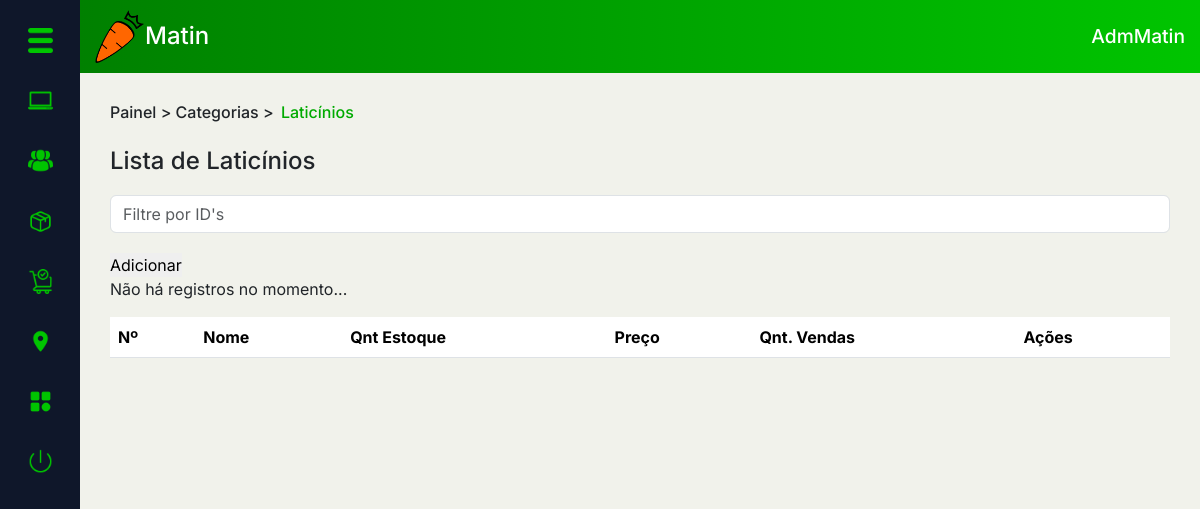
The page /PAGES/dashboard.php?page=cat_list&idCat=2 (signed in) on the database as committed earlier.
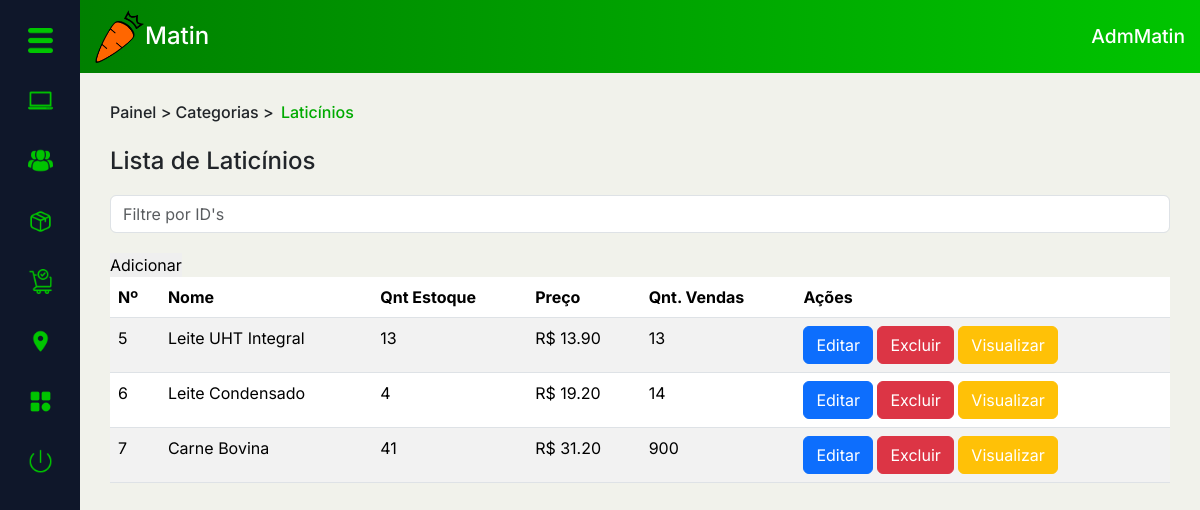
The same page on the database as committed later.
### tables this page shows
CREATE TABLE `usuario` (
  `idUsu` int(11) NOT NULL,
  `nome_usu` varchar(50) NOT NULL,
  `ativo` enum('0','1') NOT NULL DEFAULT '1',
  `data_criacao` date NOT NULL,
  `email_usu` varchar(100) NOT NULL,
  `senha_usu` varchar(45) NOT NULL,
  `tel_usu` varchar(45) NOT NULL,
  `fotos_usu` varchar(45) NOT NULL DEFAULT 'sem_foto.png',
  `premium` enum('0','1') NOT NULL,
  `NR` varchar(45) NOT NULL,
  `comp` varchar(45) NOT NULL,
  `TCIR` enum('CPF','CNPJ') NOT NULL,
  `NRCIR` varchar(45) NOT NULL,
  `nvl_usu` enum('A','F','C') NOT NULL DEFAULT 'C',
  `Local_CEP` int(11) NOT NULL,
  `tipoLocal` enum('casa','trabalho') NOT NULL,
  `infoAddLocal` varchar(100) NOT NULL,
  `qnt_vendas_usuario` int(11) NOT NULL DEFAULT 0,
  `visto_por_ultimo` datetime DEFAULT NULL,
  `usu_online` tinyint(1) DEFAULT 0
);

CREATE TABLE `categoria` (
  `idCategoria` int(11) NOT NULL,
  `nome_cat` varchar(45) NOT NULL,
  `img_cat` varchar(300) DEFAULT 'sem_foto.png',
  `desc_cat` varchar(100) DEFAULT NULL,
  `qnt_vis` int(11) DEFAULT NULL
);

CREATE TABLE `produto` (
  `idProduto` int(11) NOT NULL,
  `nome_prod` varchar(100) NOT NULL,
  `qnt_prod_estoque` int(11) NOT NULL,
  `data_criacao_prod` date NOT NULL,
  `preco_prod` decimal(5,2) NOT NULL,
  `fotos_prod` varchar(100) NOT NULL DEFAULT 'sem_foto.png',
  `qnt_vendas` int(11) NOT NULL,
  `promocao` int(11) DEFAULT NULL,
  `parcela` int(11) DEFAULT NULL,
  `idCategoria` int(11) NOT NULL
);

### MODEL/autenticacao.php (called while the page is built, shortened)
<?php
function pegarIDUsuario(){
    return $_SESSION['idUsu'];
}
?>

### PAGES/DASHBOARD/cat_list.php (the view, shortened to what this page needs)
<?php
$idCat = $_REQUEST['idCat'] ?? "";
?>
<?php
if ($idCat != "geral") {
?>
    <div class="conteudo" id="conteudo3">
        <div class="top-cont">
            <div class="local">
                <?php
                $pagina = 1;
                $limite = 4;
                $inicio = ($pagina * $limite) - $limite;
                $selectQ = "SELECT * FROM categoria WHERE idCategoria = $idCat ORDER BY idCategoria LIMIT $inicio,$limite";
                $selectP = $cx->prepare($selectQ);
                $selectP->execute();
                $dado = $selectP->fetch(PDO::FETCH_ASSOC);
                ?>
                <h6><a href="../DASHBOARD/adminDash.php">Painel</a> > Categorias > <mark><?php echo $dado['nome_cat'] ?></mark></h6>
            </div>
        </div>
        <div class="main-cont">
            <div class="main-tit">
                <h4>Lista de <?php echo $dado['nome_cat'] ?></h4>
            </div>
            <div class="pesq">
                <div class="input-group flex-nowrap search-bar">
                    <input type="search" class="form-control" placeholder="Filtre por ID's" aria-label="Search" aria-describedby="addon-wrapping">
                </div>
                <a href="?page=add_loc"><button class="btnAdd" type="button">Adicionar</button></a>
            </div>
            <table class="table table-striped">
                <thead>
                    <tr>
                        <th scope="col">Nº</th>
                        <th scope="col">Nome</th>
                        <th scope="col">Qnt Estoque</th>
                        <th scope="col">Preço</th>
                        <th scope="col">Qnt. Vendas</th>
                        <th scope="col">Ações</th>
                    </tr>
                </thead>
                <tbody>
                    <?php
                    $selectQ = "SELECT * FROM produto WHERE idCategoria = $idCat";
                    $selectP = $cx->prepare($selectQ);
                    $selectP->setFetchMode(PDO::FETCH_ASSOC);
                    $selectP->execute();
                    $total = $selectP->rowCount();
                    if ($total == 0) {
                        echo "<p class='txtVermelho'>Não há registros no momento...</p>";
                    } else {
                        while ($dados = $selectP->fetch()) {
                            echo "<tr>";
                            echo "<td scope='row'>{$dados['idProduto']}</td>";
                            echo "<td>{$dados['nome_prod']}</td>";
                            echo "<td>{$dados['qnt_prod_estoque']}</td>";
                            echo "<td>R$ {$dados['preco_prod']}</td>";
                            echo "<td>{$dados['qnt_vendas']}</td>";
                            echo "<td><a href='#'><button type='button' class='btn btn-primary'>Editar</button></a> <a href='#'><button type='button' class='btn btn-danger'>Excluir</button></a> <a href='#'><button type='button' class='btn btn-warning'>Visualizar</button></a></td>";
                            echo "</tr>";
                        }
                    }
                    ?>
                </tbody>
            </table>
        </div>
    </div>
    <?php
}
?>

### PAGES/dashboard.php (shortened to what this page needs)
<!DOCTYPE html>
<html lang="pt-br">
<head>
    <link rel="stylesheet" href="../ASSETS/GERAL.css">
    <link rel="stylesheet" href="../ASSETS/PAGINAS-CSS/dashboard.css">
    <link href='https://unpkg.com/boxicons@2.0.7/css/boxicons.min.css' rel='stylesheet'>
    <link href="https://cdn.jsdelivr.net/npm/bootstrap@5.3.1/dist/css/bootstrap.min.css" rel="stylesheet">
</head>
<body>
    <?php require_once '../MODEL/autenticacao.php';?>
    <?php
    $idUsu = pegarIDUsuario();
    ?>
    <?php require_once '../BASE/config.php'?>
    <div class="container">
        <div class="sidebar">
            <?php require_once 'DASHBOARD/sidebarDash.php' ?>
        </div>
        <main>
            <?php require_once 'DASHBOARD/headerDash.php'; ?>
            <?php require_once '../BASE/chPagesDashboard.php';?>
        </main>
    </div>
</body>
</html>

### PAGES/DASHBOARD/sidebarDash.php (shortened to what this page needs)
<?php
if ($idUsu == '1') {
?>
    <div class="sidebar">
        <button class="btn" type="button" data-bs-toggle="offcanvas" data-bs-target="#offcanvasScrolling" aria-controls="offcanvasScrolling"><img src="../IMAGES/botao-de-menu.png" alt=""></button>
        <a href="?page=dash_ini"><button class="btn" type="button"><img src="../IMAGES/computador-portatil.png" alt=""></button></a>
        <a href="?page=usu_list"><button class="btn" type="button"><img src="../IMAGES/grupo-de-usuarios.png" alt=""></button></a>
        <a href="?page=prod_list"><button class="btn" type="button"><img src="../IMAGES/caixa.png" alt=""></button></a>
        <a href="?page=compra_list"><button class="btn" type="button"><img src="../IMAGES/compra.png" alt=""></button></a>
        <a href="?page=loc_list"><button class="btn" type="button"><img src="../IMAGES/local.png" alt=""></button></a>
        <div class="btnoffcanvas">
            <div class="btn-group dropend">
                <button type="button" class="btn btn-custom dropdown-toggle" data-bs-toggle="dropdown" aria-expanded="false">
                    <img src="../IMAGES/categorias.png" alt="">
                </button>
            </div>
        </div>
        <a href="?sair=true"><button class="btn" type="button"><img src="../IMAGES/sair.png" alt=""></button></a>
    </div>
<?php
}
?>

### PAGES/DASHBOARD/headerDash.php (shortened to what this page needs)
<?php
if (isset($idUsu)) {
    $selectQ = "SELECT * FROM usuario WHERE idUsu = $idUsu";
    $selectP = $cx->prepare($selectQ);
    $selectP->execute();
    $dados = $selectP->fetch(PDO::FETCH_ASSOC);
}
?>
<nav class="d-flex justify-content-between align-items-center header">
    <a href="../index.php">
        <div class="logo">
            <figure>
                <img src="../IMAGES/matin-logo-png.png" alt="Matin">
            </figure>
            <h1>Matin</h1>
        </div>
    </a>
    <div class="usuario">
        <h1><?php echo $dados['nome_usu'] ?></h1>
    </div>
</nav>

### BASE/chPagesDashboard.php (shortened to what this page needs)
<?php
$page = isset($_REQUEST['page']) ? $_REQUEST['page'] : 'home';
if ($idUsu == '1') {
    switch ($page) {
        case 'cat_list':
            require_once '../PAGES/DASHBOARD/cat_list.php';
            break;
    }
} else if (!isset($idUsu)) {
    echo "<script>location.href='../CREDENTIALS/loginUsu.php?aviso=3'</script>";
} else if ($idUsu != '1') {
    switch ($page) {
        case 'dash_ini':
            require_once '../PAGES/DASHBOARD/dash_ini.php';
            break;
        case 'prod_list':
            require_once '../PAGES/DASHBOARD/prod_list.php';
            break;
            case 'perg_list':
                require_once '../PAGES/DASHBOARD/perg_list.php';
                break;
        default:
            require_once '../PAGES/DASHBOARD/dash_ini.php';
            break;
    }
}

### ASSETS/GERAL.css (style rules this page uses)
:root { --preto00: black; --pretoAzulado: #0F172A; --branco00: white; --cinza00: #C1C1C1; --cinza01: #898989; --cinza02: #D9D9D9; --cinza03: #EAEAEA; --cinza04: #ABABAB; --laranja00: #FF6600; --laranja01: #FF9F5F; --laranjaClaro: #FFE0CC; --laranjaPressed: #d66215; --vermelho00: #FF2A2A; --vermelhoAviso: #B00000; --azulClaro: #009EBB; --verde00: #008000; --verde01: #00C500; --verde02: #00AA00; --verdePressed: #035f03; --bege00: #F1F2EB; --bege01: #F5FBEF; --bege02: #E5E0E0; --bege03: #F2EEEB; --fonte01: 'Inter', serif; }

### ASSETS/PAGINAS-CSS/dashboard.css (style rules this page uses)
body { background-color: var(--bege00) !important; }
.container { max-width: 110% !important; display: grid; padding: 0 !important; grid-template-columns: 80px auto; }
.container .sidebar { max-width: 1300px !important; }

### PAGES/DASHBOARD/sidebarDash.php (style rules this page uses)
h6, h5 { margin: 0 !important; }
.sidebar { background-color: var(--pretoAzulado); padding-bottom: 20px; height: 100vh; }
.sidebar button { display: block; margin: auto; margin-top: 20px; }
.dropend .dropdown-toggle::after { display: none; }
.btn-group, .btn-group-vertical { display: block; }
img { width: 25px; }
.btnoffcanvas { margin-top: 20px; }

### PAGES/DASHBOARD/headerDash.php (style rules this page uses)
.header { background: linear-gradient(to right, var(--verde00), var(--verde01)); padding: 10px 15px; width: 100%; }
a { margin: 0; text-decoration: none; }
figure, h1 { margin: 0; }
nav .logo h1 { font-size: 1.5em; color: var(--branco00); }
.usuario, .logo { display: flex; align-items: center; }
nav .usuario h1 { font-size: 1.2em; color: var(--branco00); }
.logo figure img { width: 50px; }

### PAGES/DASHBOARD/cat_list.php (style rules this page uses)
#conteudo3 { padding: 30px; }
h6 a { color: var(--preto); text-decoration: none; }
mark { background-color: transparent !important; color: var(--verde02); }
.search-bar { margin: 20px 0 !important; }
table tr td a button { background-color: var(--verde01); color: var(--branco00) !important; padding: 5px 10px; border-radius: 5px ; }

Rows that differ between the two databases and show on the page:
added produto: idProduto "5", nome_prod "Leite UHT Integral", qnt_prod_estoque "13", preco_prod "13.90", qnt_vendas "13"
added produto: idProduto "6", nome_prod "Leite Condensado", qnt_prod_estoque "4", preco_prod "19.20", qnt_vendas "14"
added produto: idProduto "7", nome_prod "Carne Bovina", qnt_prod_estoque "41", preco_prod "31.20", qnt_vendas "900"
Other text that changed with them:
text no longer shown: "Não há registros no momento..."
